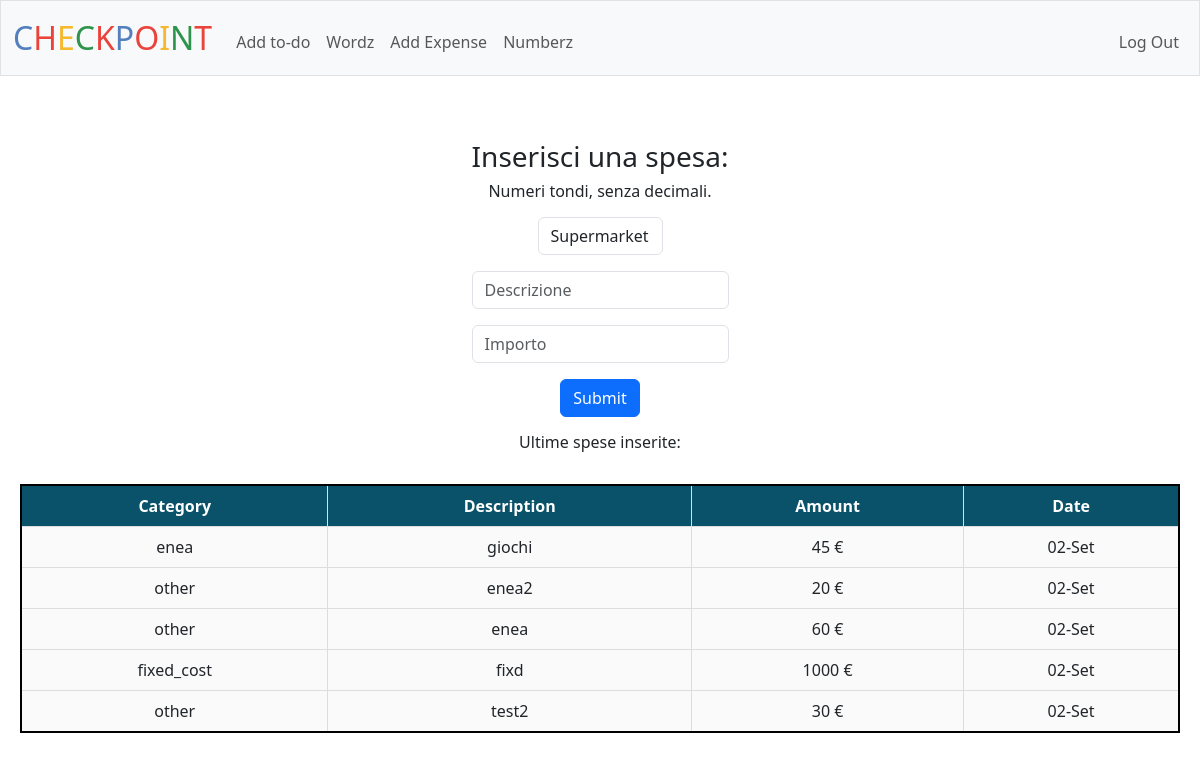
The page /expense (signed in) on the database its author committed.
### tables this page shows
CREATE TABLE expenses (
id INTEGER PRIMARY KEY AUTOINCREMENT NOT NULL,
username TEXT,
category TEXT,
description TEXT,
amount INTEGER,
timedate DATETIME DEFAULT CURRENT_TIMESTAMP,
FOREIGN KEY (username) REFERENCES users(username)
);

### app.py (the view)
@app.route("/expense", methods=["GET", "POST"])
@login_required
def expense():
    if request.method == "POST":
        category=request.form.get("category")
        description=request.form.get("description")
        amount=request.form.get("amount")
        if not category or not amount or not description:
            return apology("Please fill all the checkbox.")
        amount=int(amount)
        if amount<=0:
            return apology("Please insert a number bigger than 0 :)")
        db.execute("INSERT INTO expenses (username, category, description, amount) VALUES (?,?,?,?)", session["username"], category, description, amount)
        return redirect("/expense")
    else:
        user_last_expenses=last_expenses(session["username"])
        return render_template("expense.html", user_last_expenses=user_last_expenses)

### app.py (called while the page is built)
@app.after_request
def after_request(response):
    response.headers["Cache-Control"] = "no-cache, no-store, must-revalidate"
    response.headers["Expires"] = 0
    response.headers["Pragma"] = "no-cache"
    return response

### helpers.py (called while the page is built)
def login_required(f):
    @wraps(f)
    def decorated_function(*args, **kwargs):
        if session.get("user_id") is None:
            return redirect("/login")
        return f(*args, **kwargs)
    return decorated_function

def last_expenses(username):
    return db.execute("""
        SELECT category, description, amount,
        strftime('%d', timedate) || '-' ||
        CASE strftime('%m', timedate)
            WHEN '01' THEN 'Gen' WHEN '02' THEN 'Feb'
            WHEN '03' THEN 'Mar' WHEN '04' THEN 'Apr'
            WHEN '05' THEN 'Mag' WHEN '06' THEN 'Giu'
            WHEN '07' THEN 'Lug' WHEN '08' THEN 'Ago'
            WHEN '09' THEN 'Set' WHEN '10' THEN 'Ott'
            WHEN '11' THEN 'Nov' WHEN '12' THEN 'Dic'
        END AS formatted_date
        FROM expenses
        WHERE username = ?
        ORDER BY timedate DESC
        LIMIT 5""", username)

### templates/expense.html (shortened to what this page needs)
{% extends "layout.html" %}
{% block main %}
    <div>
        <p>
            <h3> Inserisci una spesa:</h3>
            <h6> Numeri tondi, senza decimali.</h6>
        </p>
        <form action="/expense" method="post">
            <select class="form-control mx-auto w-auto mb-3" name="category">
                <option value="supermarket">Supermarket</option>
            </select>
            <input class="form-control mx-auto w-auto mb-3" name="description" placeholder="Descrizione" type="text">
            <input class="form-control mx-auto w-auto mb-3" name="amount" placeholder="Importo" type="number">
            <button class="btn btn-primary" type="submit">Submit</button>
        </form>
    </div>
    <div>
        <p>
            <h6>Ultime spese inserite:</h6>
        </p>
        <table>
            <tr>
                <th>Category</th>
                <th>Description</th>
                <th>Amount</th>
                <th>Date</th>
            </tr>
            {% for row in user_last_expenses %}
            <tr>
                <td>{{ row.category }}</td>
                <td>{{ row.description }}</td>
                <td>{{ row.amount }} €</td>
                <td>{{ row.formatted_date }}</td>
            </tr>
            {% endfor %}
        </table>
    </div>
{% endblock %}

### static/styles.css (style rules this page uses)
table { margin-top: 2rem; margin-bottom: 3rem; margin-left: auto; margin-right: auto; border: 2px solid black; border-collapse: collapse; background-color: #FAFAFA; }
td, th { border: 1px solid black; padding: 8px; text-align: center; }
.highlight,th { background-color: #0A5269; color: white; }
table { width: 100%; border-collapse: collapse; }
table th, table td { border: 1px solid #ddd; padding: 8px; }

### rows shown on the page
expenses: category "enea", description "giochi", amount "45", formatted_date "02-Set"
expenses: category "other", description "enea2", amount "20", formatted_date "02-Set"
expenses: category "other", description "enea", amount "60", formatted_date "02-Set"
expenses: category "fixed_cost", description "fixd", amount "1000", formatted_date "02-Set"
expenses: category "other", description "test2", amount "30", formatted_date "02-Set"
